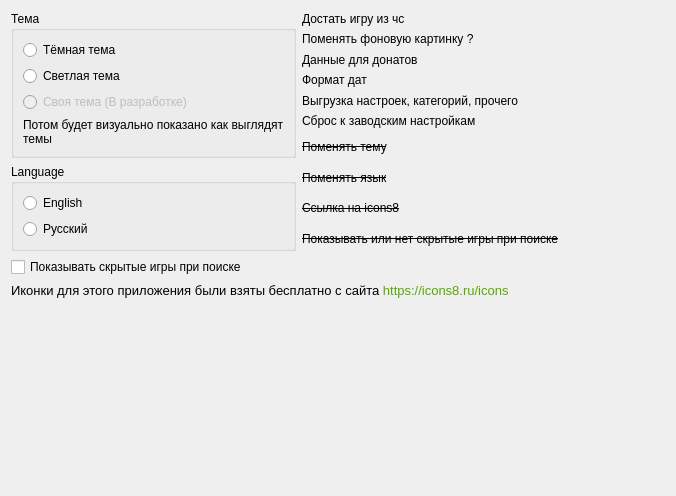
<?xml version="1.0" encoding="UTF-8"?>
<ui version="4.0">
 <class>FormSettings</class>
 <widget class="QWidget" name="FormSettings">
  <property name="geometry">
   <rect>
    <x>0</x>
    <y>0</y>
    <width>676</width>
    <height>496</height>
   </rect>
  </property>
  <property name="windowTitle">
   <string>Form</string>
  </property>
  <layout class="QFormLayout" name="formLayout">
   <item row="0" column="0">
    <layout class="QVBoxLayout" name="verticalLayout_5">
     <item>
      <widget class="QGroupBox" name="GroupBoxTheme">
       <property name="title">
        <string>Тема</string>
       </property>
       <layout class="QVBoxLayout" name="verticalLayout_2">
        <item>
         <widget class="QRadioButton" name="RadioButtonDarkTheme">
          <property name="text">
           <string>Тёмная тема</string>
          </property>
         </widget>
        </item>
        <item>
         <widget class="QRadioButton" name="RadioButtonLightTheme">
          <property name="text">
           <string>Светлая тема</string>
          </property>
         </widget>
        </item>
        <item>
         <widget class="QRadioButton" name="RadioButtonCustomTheme">
          <property name="enabled">
           <bool>false</bool>
          </property>
          <property name="text">
           <string>Своя тема (В разработке)</string>
          </property>
         </widget>
        </item>
        <item>
         <widget class="QLabel" name="label_12">
          <property name="sizePolicy">
           <sizepolicy hsizetype="Preferred" vsizetype="Maximum">
            <horstretch>0</horstretch>
            <verstretch>0</verstretch>
           </sizepolicy>
          </property>
          <property name="text">
           <string>Потом будет визуально показано как выглядят темы</string>
          </property>
          <property name="wordWrap">
           <bool>true</bool>
          </property>
         </widget>
        </item>
       </layout>
      </widget>
     </item>
     <item>
      <widget class="QGroupBox" name="groupBox">
       <property name="title">
        <string>Language</string>
       </property>
       <layout class="QVBoxLayout" name="verticalLayout">
        <item>
         <widget class="QRadioButton" name="RadioButtonLanguageEnglish">
          <property name="text">
           <string>English</string>
          </property>
         </widget>
        </item>
        <item>
         <widget class="QRadioButton" name="RadioButtonLanguageRussian">
          <property name="text">
           <string>Русский</string>
          </property>
         </widget>
        </item>
       </layout>
      </widget>
     </item>
    </layout>
   </item>
   <item row="0" column="1">
    <layout class="QVBoxLayout" name="verticalLayout_6">
     <item>
      <layout class="QVBoxLayout" name="verticalLayout_4">
       <item>
        <widget class="QLabel" name="label_11">
         <property name="text">
          <string>Достать игру из чс</string>
         </property>
        </widget>
       </item>
       <item>
        <widget class="QLabel" name="label_6">
         <property name="text">
          <string>Поменять фоновую картинку ?</string>
         </property>
        </widget>
       </item>
       <item>
        <widget class="QLabel" name="label_8">
         <property name="text">
          <string>Данные для донатов</string>
         </property>
        </widget>
       </item>
       <item>
        <widget class="QLabel" name="label_9">
         <property name="text">
          <string>Формат дат</string>
         </property>
        </widget>
       </item>
       <item>
        <widget class="QLabel" name="label_2">
         <property name="text">
          <string>Выгрузка настроек, категорий, прочего</string>
         </property>
        </widget>
       </item>
       <item>
        <widget class="QLabel" name="label_4">
         <property name="text">
          <string>Сброс к заводским настройкам</string>
         </property>
        </widget>
       </item>
      </layout>
     </item>
     <item>
      <layout class="QVBoxLayout" name="verticalLayout_3">
       <item>
        <widget class="QLabel" name="label_5">
         <property name="font">
          <font>
           <strikeout>true</strikeout>
          </font>
         </property>
         <property name="text">
          <string>Поменять тему</string>
         </property>
        </widget>
       </item>
       <item>
        <widget class="QLabel" name="label">
         <property name="font">
          <font>
           <strikeout>true</strikeout>
          </font>
         </property>
         <property name="text">
          <string>Поменять язык</string>
         </property>
        </widget>
       </item>
       <item>
        <widget class="QLabel" name="label_7">
         <property name="font">
          <font>
           <strikeout>true</strikeout>
          </font>
         </property>
         <property name="text">
          <string>Ссылка на icons8</string>
         </property>
        </widget>
       </item>
       <item>
        <widget class="QLabel" name="label_3">
         <property name="font">
          <font>
           <strikeout>true</strikeout>
          </font>
         </property>
         <property name="text">
          <string>Показывать или нет скрытые игры при поиске</string>
         </property>
        </widget>
       </item>
      </layout>
     </item>
    </layout>
   </item>
   <item row="1" column="0">
    <widget class="QCheckBox" name="CheckBoxVisibleHiddenGames">
     <property name="text">
      <string>Показывать скрытые игры при поиске</string>
     </property>
    </widget>
   </item>
   <item row="2" column="0" colspan="2">
    <widget class="QLabel" name="label_10">
     <property name="font">
      <font>
       <pointsize>10</pointsize>
      </font>
     </property>
     <property name="text">
      <string>&lt;html&gt;&lt;head/&gt;&lt;body&gt;&lt;p&gt;Иконки для этого приложения были взяты бесплатно с сайта &lt;span style=&quot; color:#55aa00;&quot;&gt;https://icons8.ru/icons&lt;/span&gt;&lt;/p&gt;&lt;/body&gt;&lt;/html&gt;</string>
     </property>
     <property name="wordWrap">
      <bool>true</bool>
     </property>
    </widget>
   </item>
  </layout>
 </widget>
 <resources/>
 <connections/>
</ui>
